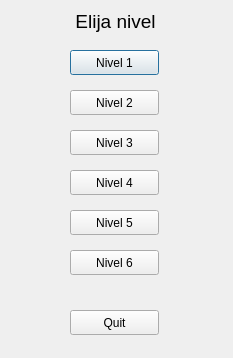
<?xml version="1.0" encoding="UTF-8"?>
<ui version="4.0">
 <class>ListaNiveles</class>
 <widget class="QDialog" name="ListaNiveles">
  <property name="geometry">
   <rect>
    <x>0</x>
    <y>0</y>
    <width>233</width>
    <height>358</height>
   </rect>
  </property>
  <property name="windowTitle">
   <string>Dialog</string>
  </property>
  <widget class="QLabel" name="label">
   <property name="geometry">
    <rect>
     <x>70</x>
     <y>10</y>
     <width>91</width>
     <height>22</height>
    </rect>
   </property>
   <property name="font">
    <font>
     <pointsize>14</pointsize>
    </font>
   </property>
   <property name="text">
    <string>&lt;html&gt;&lt;head/&gt;&lt;body&gt;&lt;p align=&quot;center&quot;&gt;Elija nivel&lt;/p&gt;&lt;/body&gt;&lt;/html&gt;</string>
   </property>
  </widget>
  <widget class="QPushButton" name="nivel">
   <property name="geometry">
    <rect>
     <x>70</x>
     <y>50</y>
     <width>89</width>
     <height>25</height>
    </rect>
   </property>
   <property name="text">
    <string>Nivel 1</string>
   </property>
  </widget>
  <widget class="QPushButton" name="nivel_2">
   <property name="geometry">
    <rect>
     <x>70</x>
     <y>90</y>
     <width>89</width>
     <height>25</height>
    </rect>
   </property>
   <property name="text">
    <string>Nivel 2</string>
   </property>
  </widget>
  <widget class="QPushButton" name="nivel_3">
   <property name="geometry">
    <rect>
     <x>70</x>
     <y>130</y>
     <width>89</width>
     <height>25</height>
    </rect>
   </property>
   <property name="text">
    <string>Nivel 3</string>
   </property>
  </widget>
  <widget class="QPushButton" name="nivel_4">
   <property name="geometry">
    <rect>
     <x>70</x>
     <y>170</y>
     <width>89</width>
     <height>25</height>
    </rect>
   </property>
   <property name="text">
    <string>Nivel 4</string>
   </property>
  </widget>
  <widget class="QPushButton" name="nivel_5">
   <property name="geometry">
    <rect>
     <x>70</x>
     <y>210</y>
     <width>89</width>
     <height>25</height>
    </rect>
   </property>
   <property name="text">
    <string>Nivel 5</string>
   </property>
  </widget>
  <widget class="QPushButton" name="nivel_6">
   <property name="geometry">
    <rect>
     <x>70</x>
     <y>250</y>
     <width>89</width>
     <height>25</height>
    </rect>
   </property>
   <property name="text">
    <string>Nivel 6</string>
   </property>
  </widget>
  <widget class="QPushButton" name="nivel_7">
   <property name="geometry">
    <rect>
     <x>70</x>
     <y>310</y>
     <width>89</width>
     <height>25</height>
    </rect>
   </property>
   <property name="text">
    <string>Quit</string>
   </property>
  </widget>
 </widget>
 <resources/>
 <connections/>
</ui>
